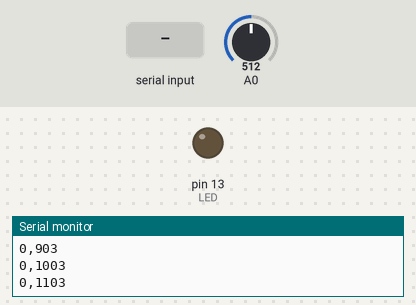
The sketch below on a simulated Arduino Uno, built with avr-gcc and run on an emulated ATmega328P. Shown: output pins drawn as LEDs (lit = HIGH), the last lines printed to the serial monitor. The inputs (shaded band) are chosen by the test bench; at power-on: A0 = 512.

Above: at 1.2 s.
1.3 s: byte 1 (1) received over Serial
At 2.1 s:
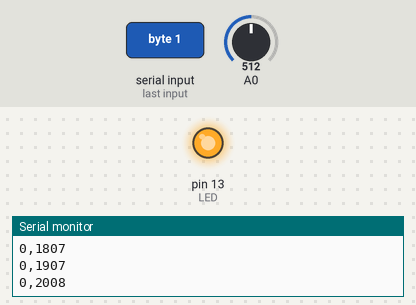
Timing chart, 0 to 4.3 s (numbered marks = the images above; inputs shaded):
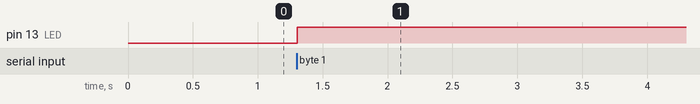

Measured:
- after the input at 1.3 s, pin 13 (LED): LOW → HIGH at once

The sketch:

Gyro_Sensor_Bluetooth4_withTimer.ino
```cpp
const int LED=13;
int rsvData = 0;
int rawData;
int sensorVal = 0;
int old_sensorVal = 0;
unsigned long time;

void setup()
{
  pinMode(LED, OUTPUT);
  Serial.begin(9600);
}

void loop()
{
  time = millis();

  // 受信処理
if(Serial.available() > 0){
  rsvData = Serial.read();
  if(rsvData == 1){
    digitalWrite(LED, HIGH);
  }else if(rsvData == 0){
    digitalWrite(LED, LOW);
  }
}
//センサー読み取り～送信
//センサーの値をひとつ前との差分に
rawData = analogRead(0);
sensorVal = rawData - old_sensorVal;
old_sensorVal = rawData;
//sensorVal = sensorVal>>2; //10bit->8bit値
String stringVal = String(sensorVal);
String stringTime = String(time);
Serial.println(stringVal + "," + stringTime);

delay(100);
}
```
